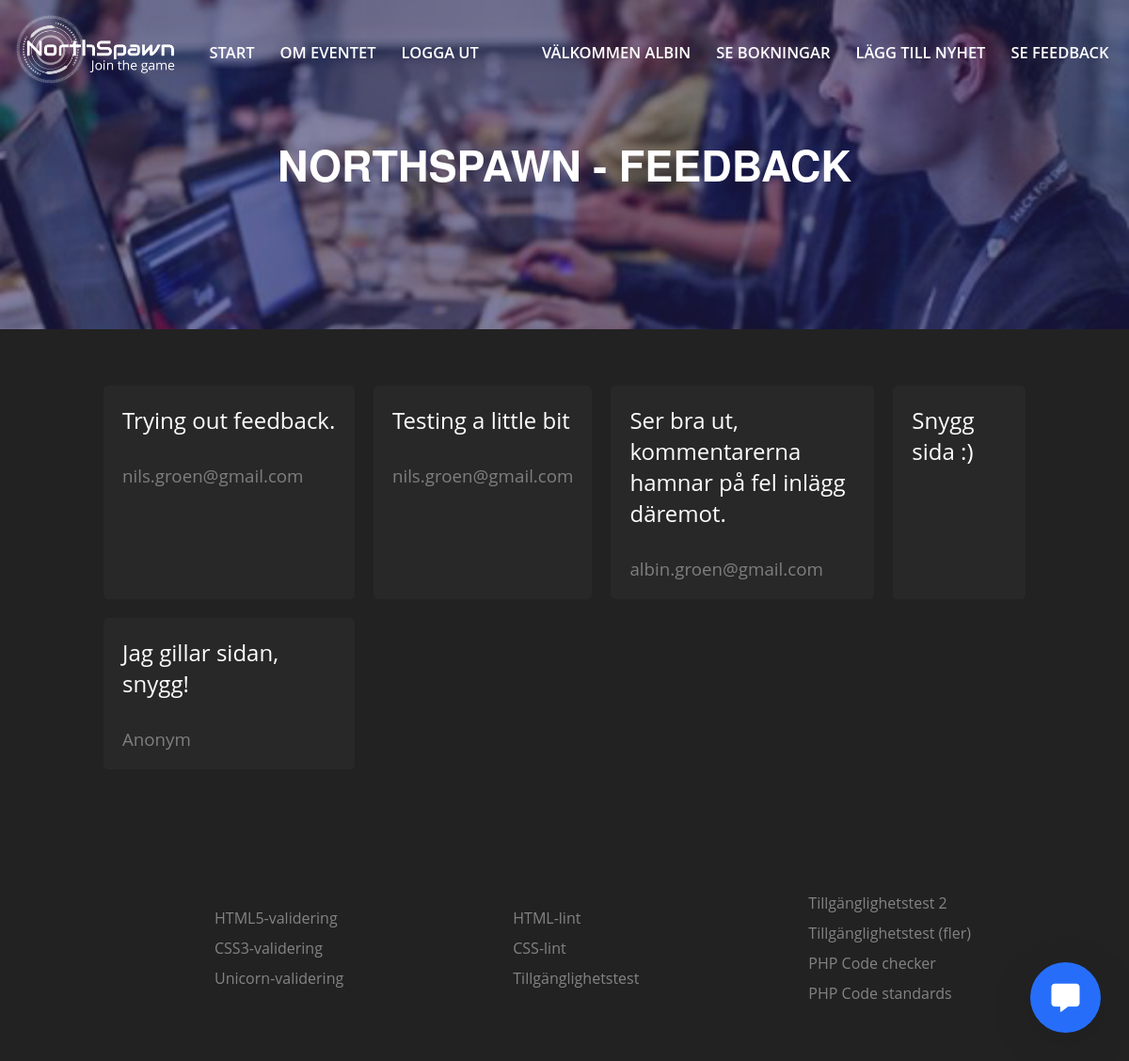
The app's page /index.php?pageid=feedback (signed in), older data.
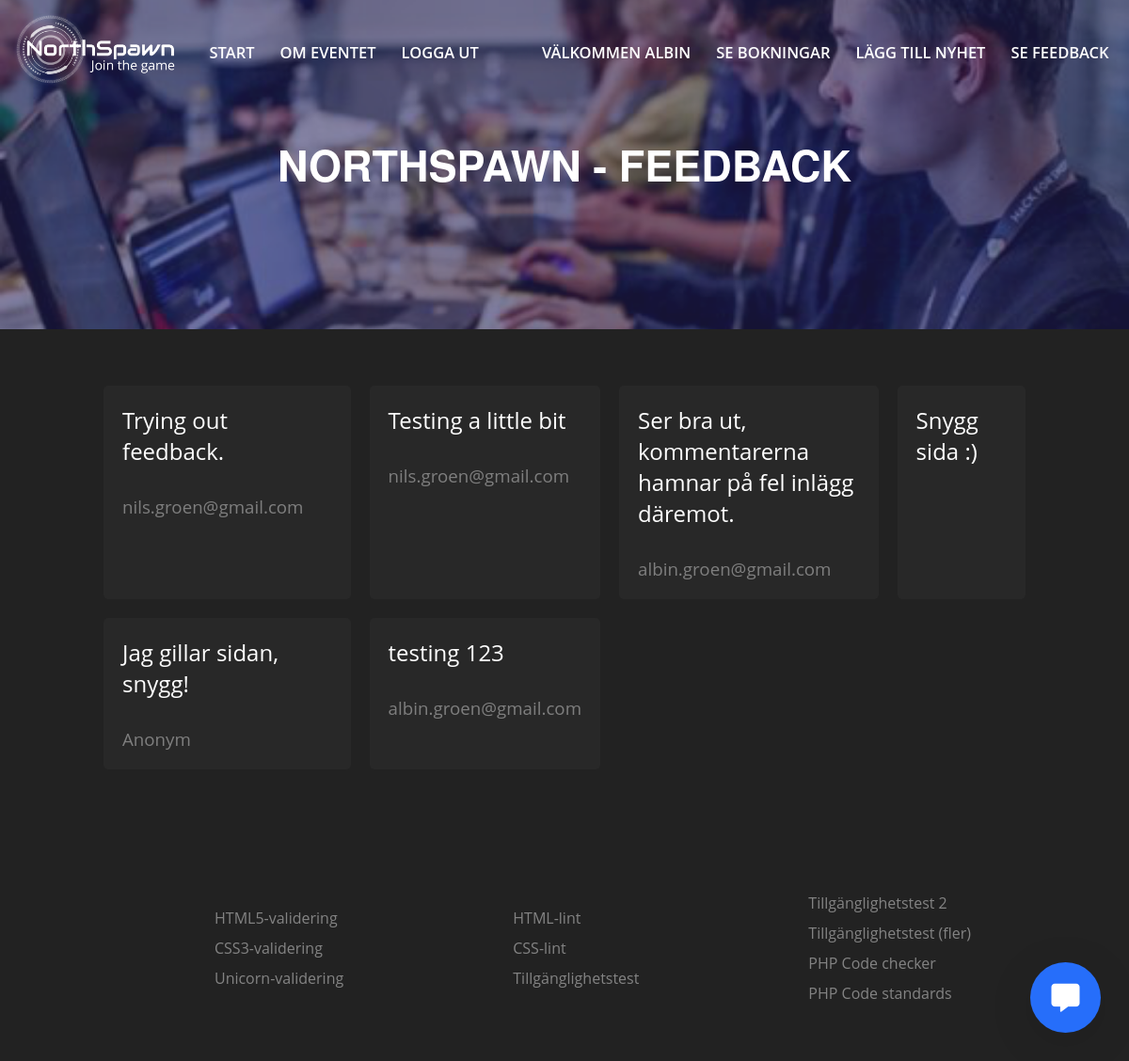
The same page, newer data.
### tables this page shows
CREATE TABLE users (user_id INTEGER PRIMARY KEY AUTOINCREMENT UNIQUE NOT NULL, user_firstName VARCHAR NOT NULL, user_lastName VARCHAR NOT NULL, user_email VARCHAR UNIQUE, user_password NOT NULL, admin BOOLEAN DEFAULT FALSE NOT NULL);

CREATE TABLE feedback (id INTEGER PRIMARY KEY AUTOINCREMENT UNIQUE NOT NULL, text VARCHAR NOT NULL, author VARCHAR NOT NULL);

### feedback.php (the view, shortened to what this page needs)
<?php
  $feedbacks = $db->prepare("SELECT * FROM feedback");
  $feedbacks->execute();
?>
<ul>
<?php
  if(!empty($_SESSION['user'])){
    if($_SESSION['admin'] === 'TRUE'){
      echo "<div class=orders-wrapper>";
      echo "<div class=orders>";
      while($feedback = $feedbacks->fetch()){
        echo <<<ORDERS
        <div class="order">
          <h2>{$feedback['text']}</h2>
          <h3>{$feedback['author']}</h3>
        </div>
ORDERS;
      }
      echo "</div>";
      echo "</div>";
    } else {
      echo "Du har inte tillgång till denna sida. Du måste vara <strong>administratör</strong>.";
    }
  } else {
    echo "Du måste <a href=index.php?pageid=login>logga in</a> och vara <strong>administratör</strong> för att kunna se denna sida";
  }
?>
</ul>

### incs/header/header.php (shortened to what this page needs)
<?php
  if(!isset($_GET['pageid'])){
    $title = "Lan. E-sport. Gaming. Hackathon. Expo. Välkommen till Northspawn";
    $header = "700";
  } elseif ($_GET['pageid'] === 'landing') {
    $title = "Lan. E-sport. Gaming. Hackathon. Expo. Välkommen till Northspawn";
    $header = "700";
  } elseif ($_GET['pageid'] === 'login') {
    $title = "Logga in på Northspawn";
    $header = "350";
  } elseif ($_GET['pageid'] === 'register') {
    $title = "Registrera hos Northspawn";
    $header = "350";
  }  elseif ($_GET['pageid'] === 'feedback') {
    $title = "Northspawn - feedback";
    $header = "350";
  } elseif ($_GET['pageid'] === 'products') {
    $title = "Välj en produkt i shopen";
    $header = "350";
  } elseif ($_GET['pageid'] === 'cart') {
    $title = "Kundvagn";
    $header = "350";
  } elseif ($_GET['pageid'] === 'orders') {
    $title = "Ordrar";
    $header = "250";
  }
?>
<!DOCTYPE html>
<html lang="sv">
<head>
</head>
<body>
<nav>
  <ul>
    <div class="left">
      <img class="logo" src="./imgs/logo_jointhegame_vit.png" alt="Logotyp">
    </div>
    <div class="right" >
      <li><a href="index.php">Start</a></li>
      <li><a href="#">Om eventet</a></li>
    <?php
      if(!empty($_SESSION['user'])){
        echo <<<MESSAGE
        <li><a href="index.php?pageid=landing&logout=true">Logga ut</a></li>
        <li class="message" ><a href="">Välkommen {$displayUser}</a></li>
MESSAGE;
        if(!empty($_SESSION['admin'])){
          if($_SESSION['admin'] === 'TRUE'){
            echo <<<EXTRA
            <li><a href=index.php?pageid=login>Se bokningar</a></li>
            <li><a href="index.php?pageid=register">Lägg till nyhet</a></li>
            <li><a href="index.php?pageid=feedback">Se feedback</a></li>
EXTRA;
          } else {
            echo "<div class=thumbnail></div>";
          }
        }
      } else {
        echo <<<CONTENT
        <li><a href=index.php?pageid=login>Logga in</a></li>
        <li><a href="index.php?pageid=register">Registrera</a></li>
CONTENT;
      }
    ?>
    </div>
  </ul>
</nav>
<div class="header" style="min-height: <?php echo $header; ?>px" >
  <h1><?php echo $title; ?></h1>
</div>

### incs/footer/footer.php (shortened to what this page needs)
<div class="footer" >
  <ul class="left" >
    <li><a target="blank" href="https://www.validator.w3.org">HTML5-validering</a></li>
    <li><a target="blank" href="https://www.jigsaw.w3.org/css-validator">CSS3-validering</a></li>
    <li><a target="blank" href="https://www.validator.w3.org/unicorn">Unicorn-validering</a></li>
  </ul>
  <ul class="center">
    <li><a target="blank" href="http://htmllint.com">HTML-lint</a></li>
    <li><a target="blank" href="http://csslint.net">CSS-lint	</a></li>
    <li><a target="blank" href="http://wave.webaim.org">Tillgänglighetstest</a></li>
  </ul>
   <ul class="right">
    <li><a target="blank" href="http://www.tawdis.net">Tillgänglighetstest 2</a></li>
    <li><a target="blank" href="https://webbriktlinjer.se/testa-din-webbplats/automatiska-testverktyg/ ">Tillgänglighetstest (fler)</a></li>
    <li><a target="blank" href="https://phpcodechecker.com/">PHP Code checker</a></li>
    <li><a target="blank" href="http://www.webcodesniffer.net/">PHP Code standards</a></li>
  </ul>
</div>
</body>
</html>

### index.php (shortened to what this page needs)
<?php
  $db = new PDO("sqlite:Northspawn.db");
  if(!empty($_SESSION['user'])){
    $user_email = $_SESSION['user'];
    $stmt = $db->prepare("SELECT user_firstName FROM users WHERE user_email = '{$user_email}'");
    $stmt->execute();
    $user = $stmt->fetch();
    $displayUser = $user[0];
  } else {
    $user_email = null;
    $displayUser = null;
  }
	if(empty($_GET['pageid']))
	{
    $pageid = "landing";
	}
	else
	{
    $pageid = htmlspecialchars($_GET['pageid']);
  }
  require("incs/header/header.php");
  require("{$pageid}.php");
  require("incs/footer/footer.php");
  ?>
  <head>
    <link rel="stylesheet" href="https://use.fontawesome.com/releases/v5.0.12/css/solid.css">
    <link rel="stylesheet" href="https://use.fontawesome.com/releases/v5.0.12/css/fontawesome.css">
  </head>
  <div onClick="openWindow()" id="chatWindowBtn"><i class="fas fa-comment-alt"></i></div>

Row changes from the older to the newer data that the page shows:
added feedback: text "testing 123", author "albin.groen@gmail.com"
